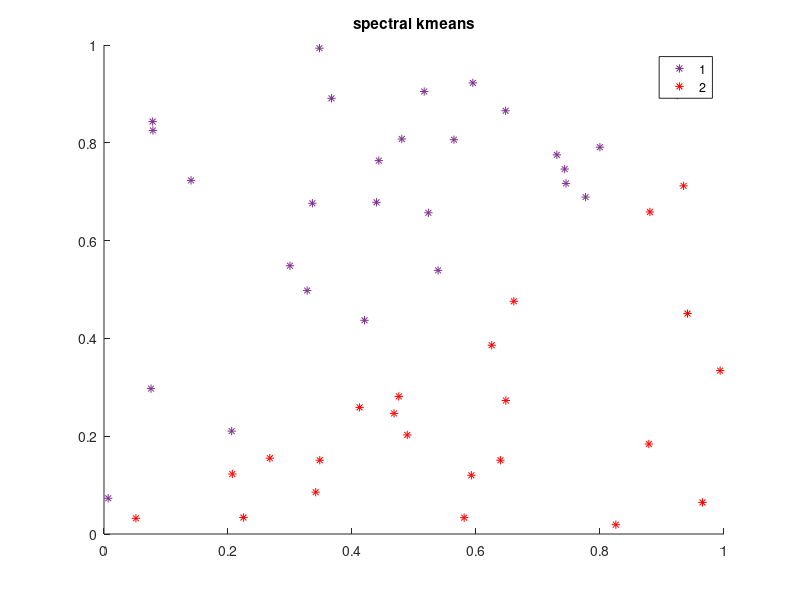
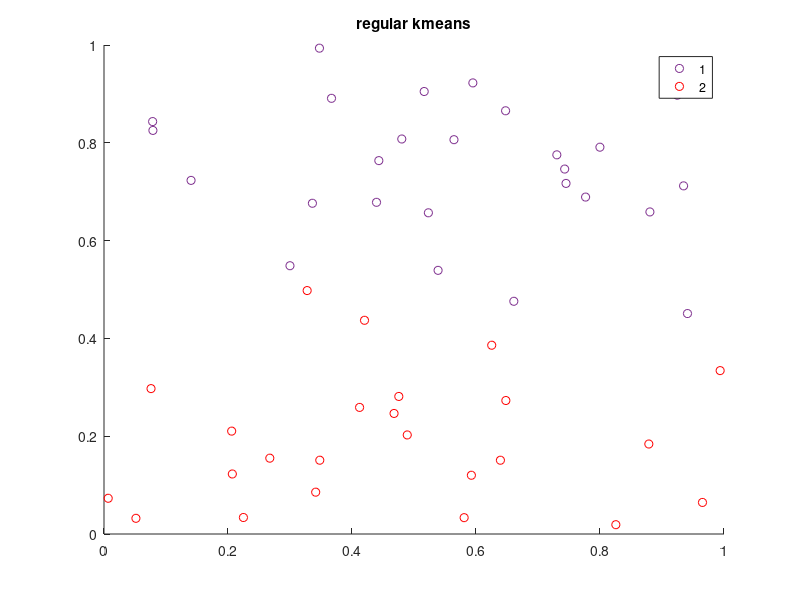

Source code (MATLAB) for these figures, in order:
close all
clear

load spectral.mat
load simple.mat


% EXPERIMENT 1, simple set

% randdata = simple;
% [u, sigma, v] = svd(randdata, 'econ'); %SVD
% [idx , C] = kmeans(u, 3);
% regidx = kmeans(randdata,3);
% 
% gscatter(randdata(:,1),randdata(:,2),idx,[0.4940 0.1840 0.5560;1 0 0;0 0.8 0],'*',6)
% title("spectral kmeans")
% figure
% gscatter(randdata(:,1),randdata(:,2),regidx,[0.4940 0.1840 0.5560;1 0 0;0 0.8 0],'o',6)
% title("regular kmeans")

% EXPERIMENT 2, larger data set
randdata = rand(50, 2);
% randomly generate 50 points 2d for testing


[u, sigma, v] = svd(randdata, 'econ'); %SVD
[idx , C] = kmeans(u, 2);
regidx = kmeans(randdata,2);

gscatter(randdata(:,1),randdata(:,2),idx,[0.4940 0.1840 0.5560;1 0 0;0 0.8 0],'*',6)
title("spectral kmeans")
figure
gscatter(randdata(:,1),randdata(:,2),regidx,[0.4940 0.1840 0.5560;1 0 0;0 0.8 0],'o',6)
title("regular kmeans")